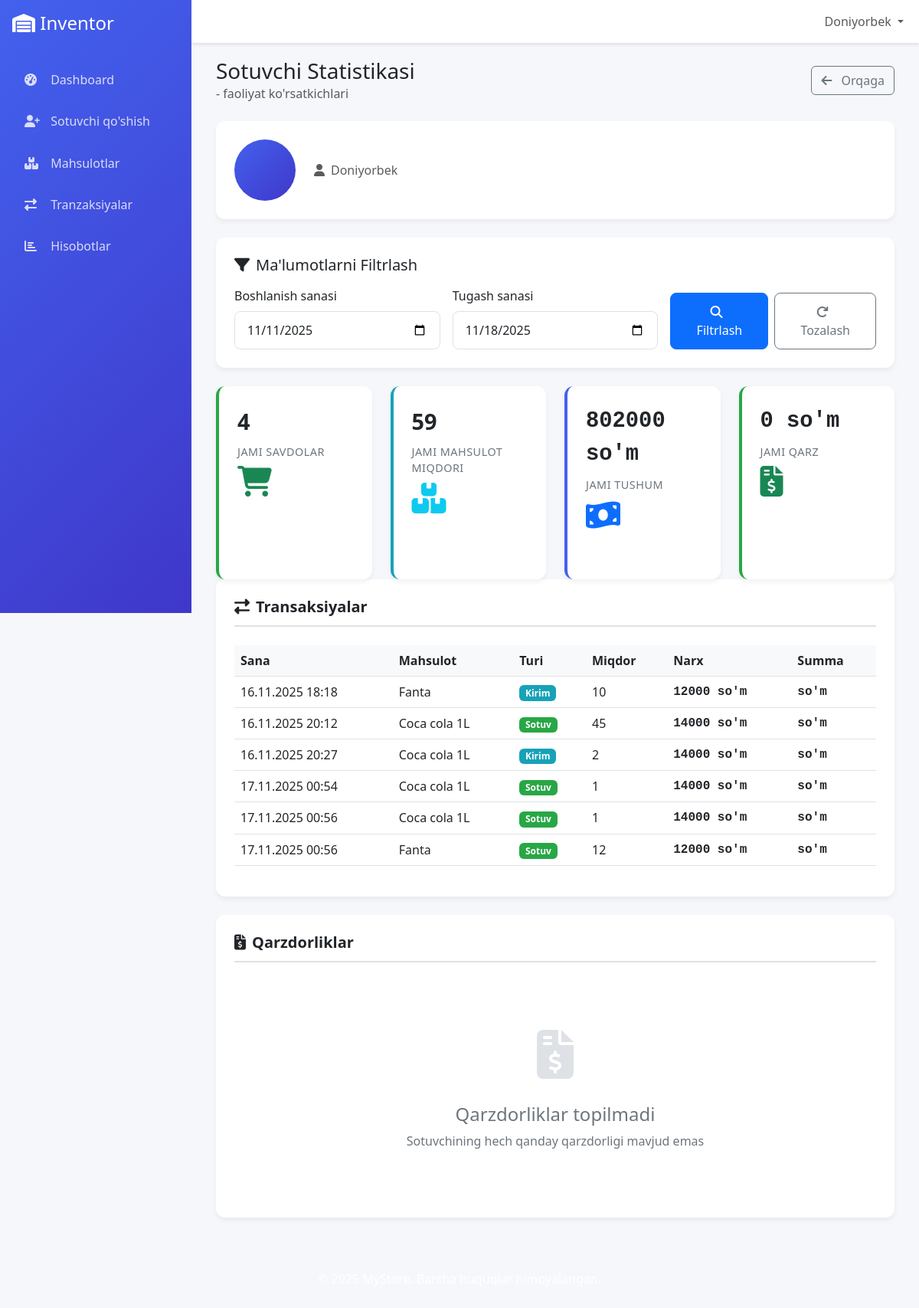
The page /warehouse-manager/seller/2/stats/ (signed in) on the database its author committed.
### inventor/models.py (models this page shows, shortened)
class Transaction(models.Model):
    TRANSACTION_TYPES = (
        ('IN', 'Kirim'),
        ('OUT_SALE', 'Sotuv'),
        ('OUT_DAMAGED', 'Buzilgan'),
        ('OUT_EXPIRED', 'Yaroqsiz'),
    )
    PAYMENT_TYPES = (
        ('CASH', 'Naqd'),
        ('DEBT', 'Qarz'),
        ('CARD', 'Karta'),
    )
    product = models.ForeignKey(Product, on_delete=models.CASCADE)
    warehouse = models.ForeignKey(Warehouse, on_delete=models.CASCADE)
    transaction_type = models.CharField(max_length=20, choices=TRANSACTION_TYPES)
    quantity = models.PositiveIntegerField()
    date = models.DateTimeField(auto_now_add=True)
    user = models.ForeignKey(User, on_delete=models.SET_NULL, null=True)
    description = models.TextField(blank=True)
    payment_type = models.CharField(max_length=10, choices=PAYMENT_TYPES, default='CASH')
    customer_name = models.CharField(max_length=100, blank=True)

### products/models.py (models this page shows, shortened)
class Product(models.Model):
    UNIT_CHOICES = (
        ('kg', 'kg'),
        ('box', 'Karopka'),
        ('l', 'Litr'),
        ('m', 'Metr'),
        ('ton', 'Tonna'),
        ('piece', 'Dona'),
        ('pack', 'Pochka'),
    )
    name = models.CharField(max_length=100)
    category = models.ForeignKey(Category, on_delete=models.CASCADE, related_name="products")
    barcode = models.CharField(max_length=50, unique=True, blank=True, null=True)
    description = models.TextField(blank=True)
    price = models.DecimalField(max_digits=10, decimal_places=2)
    image = models.ImageField(upload_to='products/', null=True, blank=True)
    min_stock = models.PositiveIntegerField(default=0)
    stock_quantity = models.PositiveIntegerField(default=0)
    unit = models.CharField(max_length=10, choices=UNIT_CHOICES, default='piece')
    created_at = models.DateTimeField(auto_now_add=True)
    updated_at = models.DateTimeField(auto_now=True)
    supplier = models.ForeignKey('inventor.Supplier', on_delete=models.SET_NULL, null=True, blank=True)
    warehouse = models.ForeignKey('inventor.Warehouse', on_delete=models.CASCADE, null=True, blank=True)
    class Meta:
        ordering = ['name']

### users/views.py (the view)
    def wrapper(request, *args, **kwargs):
        if not request.user.is_authenticated:
            return redirect('login')
        try:
            if request.user.userrole.role in ['ADMIN', 'WAREHOUSE_MANAGER']:
                return view_func(request, *args, **kwargs)
        except UserRole.DoesNotExist:
            pass
        messages.error(request, "Sizga bu sahifaga kirish uchun ruxsat yo'q!")
        return redirect('dashboard')

### templates/users/seller_statistics.html (shortened to what this page needs)
{% extends 'base.html' %}
{% load static %}
{% block content %}
<div class="container-fluid">
    <div class="d-flex justify-content-between align-items-center mb-4">
        <div>
            <h1 class="h3 mb-0">Sotuvchi Statistikasi</h1>
            <p class="text-muted mb-0">{{ seller.first_name }} - faoliyat ko'rsatkichlari</p>
        </div>
        <a href="{% url 'users:warehouse_manager_dashboard' %}" class="btn btn-outline-secondary">
            <i class="fas fa-arrow-left me-2"></i> Orqaga
        </a>
    </div>
    <div class="seller-info-card">
        <div class="d-flex align-items-center">
            <div class="seller-avatar">
            </div>
            <div>
                <p class="text-muted mb-1">
                    <i class="fas fa-user me-2"></i>{{ seller.username }}
                </p>
            </div>
        </div>
    </div>
    <div class="filter-card">
        <h5 class="mb-3"><i class="fas fa-filter me-2"></i>Ma'lumotlarni Filtrlash</h5>
        <form method="GET" class="date-filter-form">
            <div class="row g-3">
                <div class="col-md-4">
                    <label for="start_date" class="form-label">Boshlanish sanasi</label>
                    <input type="date" class="form-control" id="start_date" name="start_date"
                           value="{{ start_date }}">
                </div>
                <div class="col-md-4">
                    <label for="end_date" class="form-label">Tugash sanasi</label>
                    <input type="date" class="form-control" id="end_date" name="end_date"
                           value="{{ end_date }}">
                </div>
                <div class="col-md-4 d-flex align-items-end">
                    <button type="submit" class="btn btn-primary me-2">
                        <i class="fas fa-search me-2"></i> Filtrlash
                    </button>
                    <a href="{% url 'users:seller_statistics' seller.id %}" class="btn btn-outline-secondary">
                        <i class="fas fa-redo me-2"></i> Tozalash
                    </a>
                </div>
            </div>
        </form>
    </div>
    <div class="row">
        <div class="col-md-3">
            <div class="stat-card success">
                <div class="stat-value">{{ total_sales }}</div>
                <div class="stat-label">Jami Savdolar</div>
                <div class="mt-2">
                    <i class="fas fa-shopping-cart text-success"></i>
                </div>
            </div>
        </div>
        <div class="col-md-3">
            <div class="stat-card info">
                <div class="stat-value">{{ total_quantity }}</div>
                <div class="stat-label">Jami Mahsulot Miqdori</div>
                <div class="mt-2">
                    <i class="fas fa-boxes text-info"></i>
                </div>
            </div>
        </div>
        <div class="col-md-3">
            <div class="stat-card">
                <div class="stat-value currency">{{ total_revenue|floatformat:0 }} so'm</div>
                <div class="stat-label">Jami Tushum</div>
                <div class="mt-2">
                    <i class="fas fa-money-bill-wave text-primary"></i>
                </div>
            </div>
        </div>
        <div class="col-md-3">
            <div class="stat-card {% if total_debt > 0 %}danger{% else %}success{% endif %}">
                <div class="stat-value currency">{{ total_debt|floatformat:0 }} so'm</div>
                <div class="stat-label">Jami Qarz</div>
                <div class="mt-2">
                    <i class="fas fa-file-invoice-dollar {% if total_debt > 0 %}text-danger{% else %}text-success{% endif %}"></i>
                </div>
            </div>
        </div>
    </div>
    <div class="table-container">
        <h5 class="section-title">
            <i class="fas fa-exchange-alt me-2"></i>Transaksiyalar
        </h5>
        {% if transactions %}
        <div class="table-responsive">
            <table class="table table-hover">
                <thead>
                    <tr>
                        <th>Sana</th>
                        <th>Mahsulot</th>
                        <th>Turi</th>
                        <th>Miqdor</th>
                        <th>Narx</th>
                        <th>Summa</th>
                    </tr>
                </thead>
                <tbody>
                    {% for transaction in transactions %}
                    <tr>
                        <td>{{ transaction.date|date:"d.m.Y H:i" }}</td>
                        <td>{{ transaction.product.name }}</td>
                        <td>
                            {% if transaction.transaction_type == 'OUT_SALE' %}
                                <span class="badge badge-success">Sotuv</span>
                            {% else %}
                                <span class="badge badge-info">{{ transaction.get_transaction_type_display }}</span>
                            {% endif %}
                        </td>
                        <td>{{ transaction.quantity }}</td>
                        <td class="currency">{{ transaction.product.price|floatformat:0 }} so'm</td>
                        <td class="currency">{{ transaction.total_amount|floatformat:0 }} so'm</td>
                    </tr>
                    {% endfor %}
                </tbody>
            </table>
        </div>
        {% endif %}
    </div>
    <div class="table-container">
        <h5 class="section-title">
            <i class="fas fa-file-invoice-dollar me-2"></i>Qarzdorliklar
        </h5>
        {% if debts %}
        <div class="table-responsive">
            <table class="table table-hover">
                <thead>
                    <tr>
                        <th>Mahsulot</th>
                        <th>Miqdor</th>
                        <th>Jami Summa</th>
                        <th>To'langan</th>
                        <th>Qolgan</th>
                        <th>Holati</th>
                    </tr>
                </thead>
                <tbody>
                    {% for debt in debts %}
                    <tr>
                        <td>{{ debt.product.name }}</td>
                        <td>{{ debt.quantity }}</td>
                        <td class="currency">{{ debt.total_amount|floatformat:0 }} so'm</td>
                        <td class="currency">{{ debt.paid_amount|floatformat:0 }} so'm</td>
                        <td class="currency">{{ debt.remaining_debt|floatformat:0 }} so'm</td>
                        <td>
                            {% if debt.status == 'PAID' %}
                                <span class="badge badge-success">To'langan</span>
                            {% elif debt.status == 'PARTIAL' %}
                                <span class="badge badge-warning">Qisman to'langan</span>
                            {% else %}
                                <span class="badge badge-danger">Qarzdor</span>
                            {% endif %}
                        </td>
                    </tr>
                    {% endfor %}
                </tbody>
            </table>
        </div>
        {% else %}
        <div class="empty-state">
            <div class="empty-state-icon">
                <i class="fas fa-file-invoice-dollar"></i>
            </div>
            <h4>Qarzdorliklar topilmadi</h4>
            <p>Sotuvchining hech qanday qarzdorligi mavjud emas</p>
        </div>
        {% endif %}
    </div>
</div>
{% endblock %}

### templates/includes/header.html (shortened to what this page needs)
<div class="sidebar">
    <div class="p-3">
        <h4 class="text-white mb-0">
            <i class="fas fa-warehouse"></i>
            <span class="sidebar-brand-text">Inventor</span>
        </h4>
    </div>
    <nav class="nav flex-column p-3">
        {% if user.is_authenticated %}
            {% if user.userrole.role == 'ADMIN' %}
                <a class="nav-link {% if request.resolver_match.url_name == 'admin_dashboard' %}active{% endif %}" href="{% url 'users:admin_dashboard' %}">
                    <i class="fas fa-tachometer-alt"></i>
                    <span>Boshqaruv paneli</span>
                </a>
                <a class="nav-link" href="{% url 'users:create_warehouse_manager' %}">
                    <i class="fas fa-user-plus"></i>
                    <span>Ombor qo'shish</span>
                </a>
                <a class="nav-link" href="{% url 'users:payment_management' %}">
                    <i class="fas fa-money-bill-wave"></i>
                    <span>To'lovlar</span>
                </a>
            {% elif user.userrole.role == 'WAREHOUSE_MANAGER' %}
                <a class="nav-link {% if request.resolver_match.url_name == 'warehouse_manager_dashboard' %}active{% endif %}" href="{% url 'users:warehouse_manager_dashboard' %}">
                    <i class="fas fa-tachometer-alt"></i>
                    <span>Dashboard</span>
                </a>
                <a class="nav-link" href="{% url 'users:create_seller' %}">
                    <i class="fas fa-user-plus"></i>
                    <span>Sotuvchi qo'shish</span>
                </a>
            {% elif user.userrole.role == 'SELLER' %}
                <a class="nav-link {% if request.resolver_match.url_name == 'seller_dashboard' %}active{% endif %}" href="{% url 'users:seller_dashboard' %}">
                    <i class="fas fa-tachometer-alt"></i>
                    <span>Dashboard</span>
                </a>
            {% endif %}
            <a class="nav-link" href="{% url 'products:product_list' %}">
                <i class="fas fa-boxes"></i>
                <span>Mahsulotlar</span>
            </a>
            <a class="nav-link" href="{% url 'inventor:transaction_history' %}">
                <i class="fas fa-exchange-alt"></i>
                <span>Tranzaksiyalar</span>
            </a>
            <a class="nav-link" href="{% url 'inventor:report_list' %}">
                <i class="fas fa-chart-bar"></i>
                <span>Hisobotlar</span>
            </a>
        {% endif %}
    </nav>
</div>
<nav class="navbar navbar-expand-lg navbar-custom">
    <div class="container-fluid">
        <div class="collapse navbar-collapse" id="navbarContent">
            <ul class="navbar-nav ms-auto mb-2 mb-lg-0">
                {% if user.is_authenticated %}
                    <li class="nav-item dropdown">
                        <a class="nav-link dropdown-toggle" href="#" id="navbarDropdown" role="button" data-bs-toggle="dropdown">
                            {{ user.username }}
                        </a>
                    </li>
                {% else %}
                    <li class="nav-item">
                        <a class="nav-link" href="{% url 'users:login' %}">Kirish</a>
                    </li>
                {% endif %}
            </ul>
        </div>
    </div>
</nav>

### rows shown on the page
Transaction: transaction_type "Sotuv"
Transaction: transaction_type "Sotuv"
Transaction: transaction_type "Sotuv"
Transaction: transaction_type "Sotuv"

### other values the page prints
{{ user.username }} "Doniyorbek"
{{ seller.username }} "Doniyorbek"
{{ total_sales }} "4"
{{ total_quantity }} "59"
{{ total_revenue|floatformat:0 }} "802000"
{{ total_debt|floatformat:0 }} "0"
